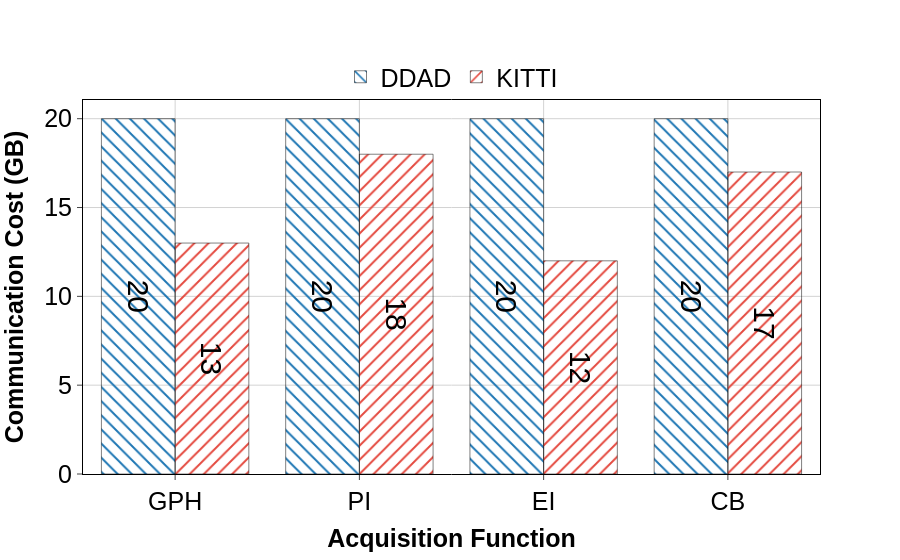

Notebook source saved alongside this figure:
### Code cell
import plotly.graph_objects as go
from util import standardize_fig
fig = go.Figure()
x1 = num_epochs_ddad
y1 = [ int(round(val, 0)) for val in communication_costs_ddad_lower_bound.values()]
x2 = num_epochs_kitti
y2 = [ int(round(val, 0)) for val in communication_costs_kitti_lower_bound.values()]
fig.add_trace(go.Bar(x=x1, y=y1, name="DDAD", marker={'color': COLORS[0], 'pattern_shape': PATTERNS[0], 'line_color': "black", 'pattern_fillmode': "replace"}, text=y1, textposition='inside', insidetextanchor='middle', textfont=dict(size=30, color='black',  family='Arial'), textangle=90))
fig.add_trace(go.Bar(x=x2, y=y2, name="KITTI", marker={'color': COLORS[1], 'pattern_shape': PATTERNS[1], 'line_color': "black", 'pattern_fillmode': "replace"}, text=y2, textposition='inside', insidetextanchor='middle', textfont=dict(size=30, color='black',  family='Arial'), textangle=90))
fig.update_layout(xaxis_title="<b>Acquisition Function</b>", yaxis_title="<b>Communication Cost (GB)</b>")
fig = standardize_fig(fig, **fig_config, chart_type=go.Bar)
fig.update_layout(legend=dict(orientation="h", yanchor="bottom", x=0.5, y=1.0, xanchor="center", bgcolor='rgba(0,0,0,0)')) 
#fig.update_layout(xaxis=dict(showticklabels=True, tickvals=x1+x2, ticktext=[str(val) for val in x1 + x2]))
#fig.update_layout(yaxis=dict(showticklabels=True, tickvals=y1+y2, ticktext=[str(val) for val in y1 + y2]))
fig.show()
fig.write_image("communication_cost_lower_bound_by_acq_func.pdf")

### Figure 1 — Plotly figure (JSON) as saved in the notebook; plotly's stock layout.template omitted (floating-point values rounded to 4 significant figures)
{"data": [{"insidetextanchor": "middle", "marker": {"color": "#1f77b4", "line": {"color": "black"}, "pattern": {"fillmode": "replace", "shape": "\\"}}, "name": "DDAD", "showlegend": true, "text": ["20", "20", "20", "20"], "textangle": 90, "textfont": {"color": "black", "family": "Arial", "size": 30}, "textposition": "inside", "type": "bar", "x": ["GPH", "PI", "EI", "CB"], "y": [20, 20, 20, 20]}, {"insidetextanchor": "middle", "marker": {"color": "#e44a40", "line": {"color": "black"}, "pattern": {"fillmode": "replace", "shape": "/"}}, "name": "KITTI", "showlegend": true, "text": ["13", "18", "12", "17"], "textangle": 90, "textfont": {"color": "black", "family": "Arial", "size": 30}, "textposition": "inside", "type": "bar", "x": ["GPH", "PI", "EI", "CB"], "y": [13, 18, 12, 17]}], "layout": {"legend": {"bgcolor": "rgba(0, 0, 0, 0)", "bordercolor": "black", "borderwidth": 0, "font": {"color": "black", "family": "Arial", "size": 25}, "orientation": "h", "tracegroupgap": 10, "x": 0.5, "xanchor": "center", "y": 1, "yanchor": "bottom"}, "plot_bgcolor": "white", "title": {"font": {"color": "black", "family": "Arial", "size": 20}}, "xaxis": {"autorange": true, "gridcolor": "lightgrey", "linecolor": "black", "mirror": true, "range": [-0.5, 3.5], "showline": true, "tickangle": 0, "tickfont": {"color": "black", "family": "Arial", "size": 25}, "tickmode": "array", "ticks": "outside", "title": {"font": {"color": "black", "family": "Arial", "size": 25}, "text": "<b>Acquisition Function</b>"}, "type": "category"}, "yaxis": {"autorange": true, "gridcolor": "lightgrey", "linecolor": "black", "mirror": true, "range": [0, 21.05], "showline": true, "tickfont": {"color": "black", "family": "Arial", "size": 25}, "ticks": "outside", "title": {"font": {"color": "black", "family": "Arial", "size": 25}, "text": "<b>Communication Cost (GB)</b>"}, "type": "linear"}}}
